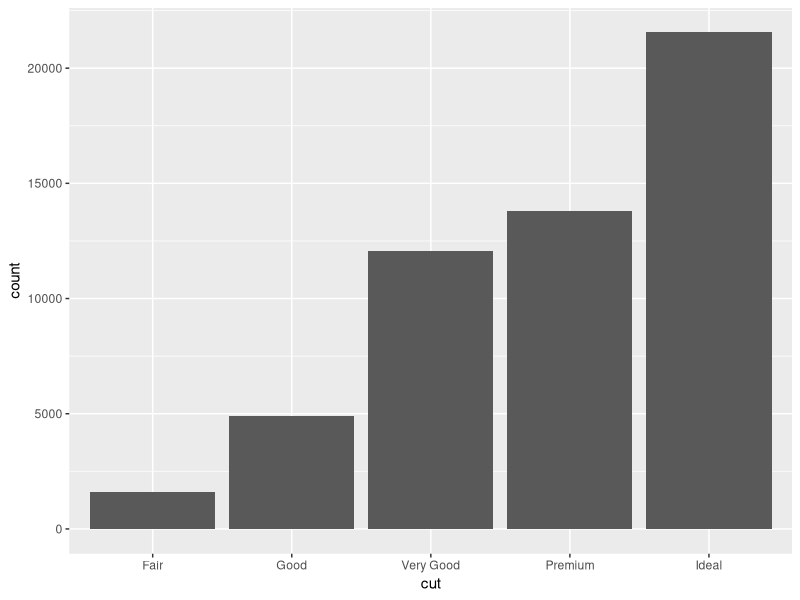
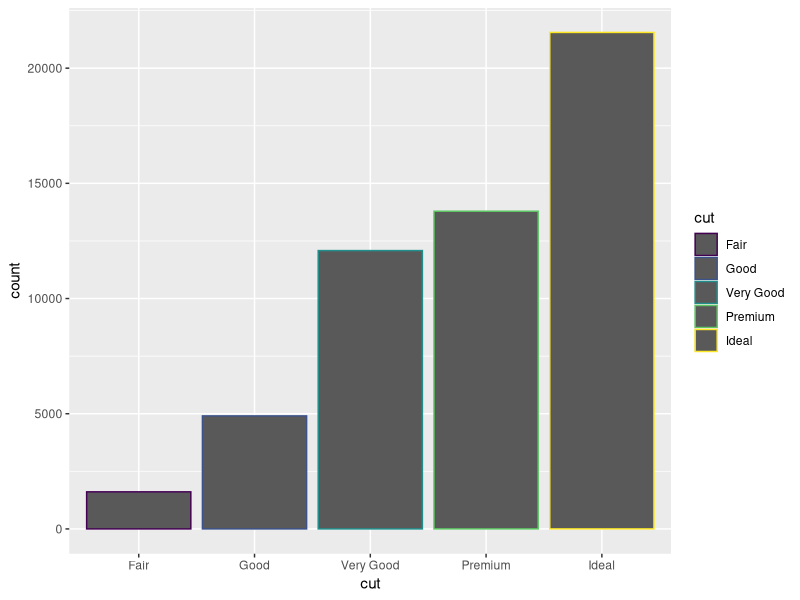
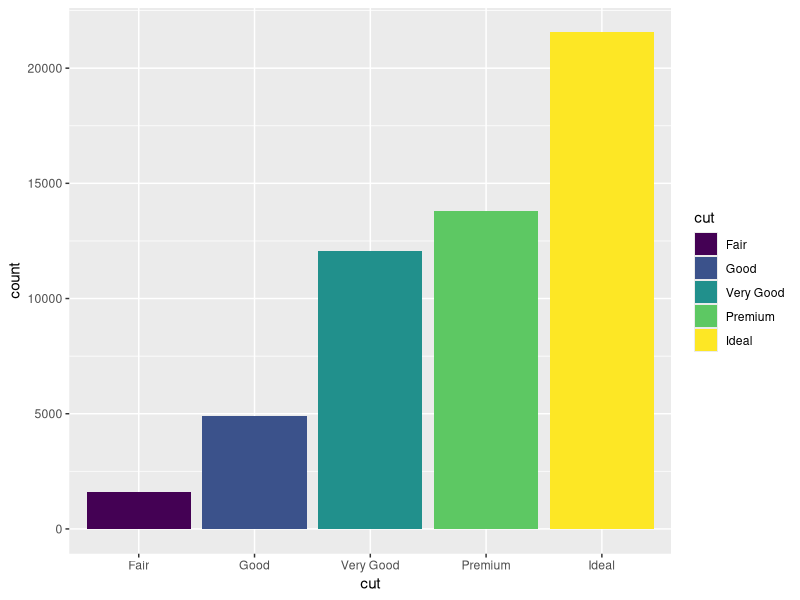
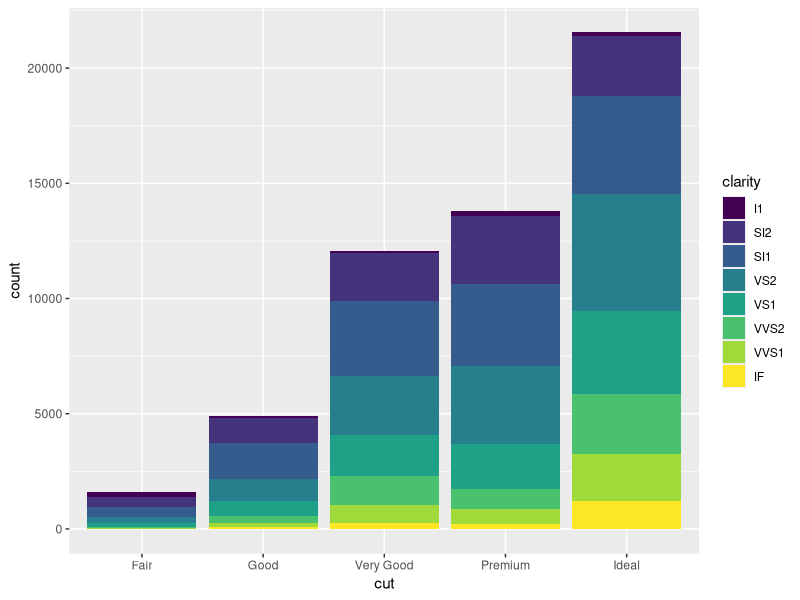
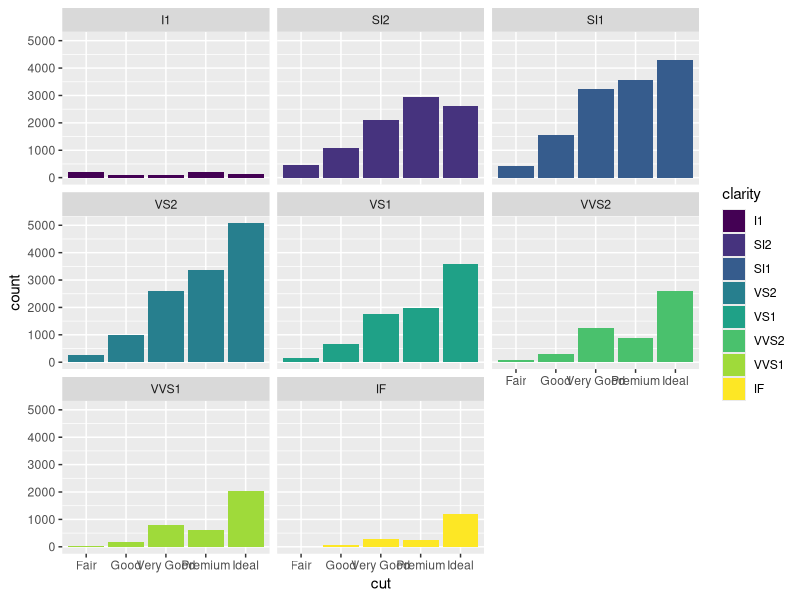

Generate these figures, in order, with R:
## ---- chunk 1
knitr::opts_chunk$set(echo = TRUE)
## ---- chunk 2
install.packages("ggplot2")
library(ggplot2)
data(diamonds) #because the diamonds dataset is part of the ggplot2 package we have to use the data() function to load
## ---- chunk 3
ggplot(data=diamonds)+
  geom_bar(mapping=aes(x=cut))
## ---- chunk 4
ggplot(data=diamonds)+
  geom_bar(mapping=aes(x=cut,color=cut))
## ---- chunk 5
ggplot(data=diamonds)+
  geom_bar(mapping=aes(x=cut,fill=cut))
## ---- chunk 6
ggplot(data=diamonds)+
  geom_bar(mapping=aes(x=cut,fill=clarity))
## ---- chunk 7
ggplot(data=diamonds)+
  geom_bar(mapping=aes(x=cut,fill=clarity))+
  facet_wrap(~clarity)
